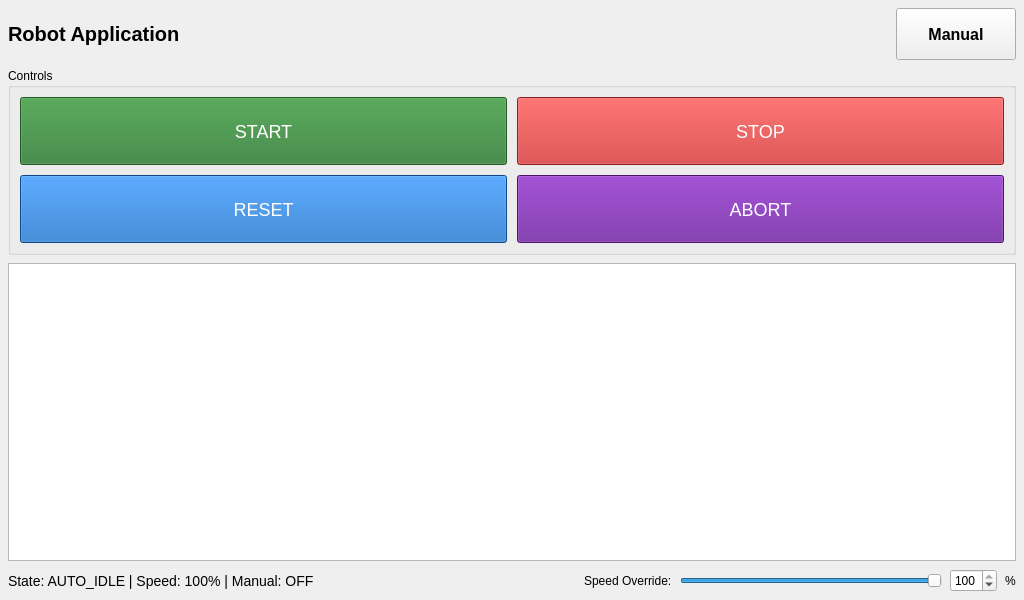
<?xml version="1.0" encoding="UTF-8"?>
<ui version="4.0">
 <class>page_main</class>
 <widget class="QWidget" name="page_main">
  <property name="geometry">
   <rect>
    <x>0</x>
    <y>0</y>
    <width>1024</width>
    <height>600</height>
   </rect>
  </property>
  <layout class="QVBoxLayout" name="verticalLayout_main">
   <property name="spacing">
    <number>8</number>
   </property>
   <property name="leftMargin">
    <number>8</number>
   </property>
   <property name="topMargin">
    <number>8</number>
   </property>
   <property name="rightMargin">
    <number>8</number>
   </property>
   <property name="bottomMargin">
    <number>8</number>
   </property>
   <item>
    <layout class="QHBoxLayout" name="horizontalLayout_topbar">
     <item>
      <widget class="QLabel" name="lbl_title">
       <property name="styleSheet">
        <string notr="true">font-size: 20px; font-weight: 600;</string>
       </property>
       <property name="text">
        <string>Robot Application</string>
       </property>
      </widget>
     </item>
     <item>
      <spacer name="horizontalSpacer">
       <property name="orientation">
        <enum>Qt::Horizontal</enum>
       </property>
       <property name="sizeHint" stdset="0">
        <size>
         <width>40</width>
         <height>20</height>
        </size>
       </property>
      </spacer>
     </item>
     <item>
      <widget class="QPushButton" name="btn_gear">
       <property name="minimumSize">
        <size>
         <width>120</width>
         <height>52</height>
        </size>
       </property>
       <property name="toolTip">
        <string>Open Manual page</string>
       </property>
       <property name="styleSheet">
        <string notr="true">font-size: 16px; font-weight: 600;</string>
       </property>
       <property name="text">
        <string>Manual</string>
       </property>
      </widget>
     </item>
    </layout>
   </item>
   <item>
    <widget class="QGroupBox" name="grp_controls">
     <property name="title">
      <string>Controls</string>
     </property>
     <layout class="QGridLayout" name="gridLayout_controls">
      <property name="spacing">
       <number>10</number>
      </property>
      <item row="0" column="0">
       <widget class="QPushButton" name="btn_start">
        <property name="minimumSize">
         <size>
          <width>180</width>
          <height>68</height>
         </size>
        </property>
        <property name="styleSheet">
         <string notr="true">font-size: 18px; background-color: #2e7d32; color: white;</string>
        </property>
        <property name="text">
         <string>START</string>
        </property>
       </widget>
      </item>
      <item row="0" column="1">
       <widget class="QPushButton" name="btn_stop">
        <property name="minimumSize">
         <size>
          <width>180</width>
          <height>68</height>
         </size>
        </property>
        <property name="styleSheet">
         <string notr="true">font-size: 18px; background-color: #c62828; color: white;</string>
        </property>
        <property name="text">
         <string>STOP</string>
        </property>
       </widget>
      </item>
      <item row="1" column="0">
       <widget class="QPushButton" name="btn_reset">
        <property name="minimumSize">
         <size>
          <width>180</width>
          <height>68</height>
         </size>
        </property>
        <property name="styleSheet">
         <string notr="true">font-size: 18px; background-color: #1565c0; color: white;</string>
        </property>
        <property name="text">
         <string>RESET</string>
        </property>
       </widget>
      </item>
      <item row="1" column="1">
       <widget class="QPushButton" name="btn_abort">
        <property name="minimumSize">
         <size>
          <width>180</width>
          <height>68</height>
         </size>
        </property>
        <property name="styleSheet">
         <string notr="true">font-size: 18px; background-color: #6a1b9a; color: white;</string>
        </property>
        <property name="text">
         <string>ABORT</string>
        </property>
       </widget>
      </item>
     </layout>
    </widget>
   </item>
   <item>
    <widget class="QTextEdit" name="txt_log">
     <property name="minimumSize">
      <size>
       <width>0</width>
       <height>78</height>
      </size>
     </property>
     <property name="readOnly">
      <bool>true</bool>
     </property>
    </widget>
   </item>
   <item>
    <layout class="QHBoxLayout" name="horizontalLayout_bottom_status_speed_main">
     <property name="spacing">
      <number>8</number>
     </property>
     <item>
      <widget class="QLabel" name="lbl_status">
       <property name="styleSheet">
        <string notr="true">font-size: 14px;</string>
       </property>
       <property name="text">
        <string>State: AUTO_IDLE | Speed: 100% | Manual: OFF</string>
       </property>
      </widget>
     </item>
     <item>
      <spacer name="horizontalSpacer_bottom_main">
       <property name="orientation">
        <enum>Qt::Horizontal</enum>
       </property>
       <property name="sizeHint" stdset="0">
        <size>
         <width>40</width>
         <height>20</height>
        </size>
       </property>
      </spacer>
     </item>
     <item>
      <widget class="QLabel" name="lbl_speed_main">
       <property name="text">
        <string>Speed Override:</string>
       </property>
      </widget>
     </item>
     <item>
      <widget class="QSlider" name="sld_speed_main">
       <property name="minimumSize">
        <size>
         <width>180</width>
         <height>0</height>
        </size>
       </property>
       <property name="minimum">
        <number>0</number>
       </property>
       <property name="maximum">
        <number>100</number>
       </property>
       <property name="value">
        <number>100</number>
       </property>
       <property name="orientation">
        <enum>Qt::Horizontal</enum>
       </property>
      </widget>
     </item>
     <item>
      <widget class="QSpinBox" name="spn_speed_main">
       <property name="minimum">
        <number>1</number>
       </property>
       <property name="maximum">
        <number>100</number>
       </property>
       <property name="value">
        <number>100</number>
       </property>
      </widget>
     </item>
     <item>
      <widget class="QLabel" name="lbl_pct_main">
       <property name="text">
        <string>%</string>
       </property>
      </widget>
     </item>
    </layout>
   </item>
  </layout>
 </widget>
 <resources/>
 <connections/>
</ui>
